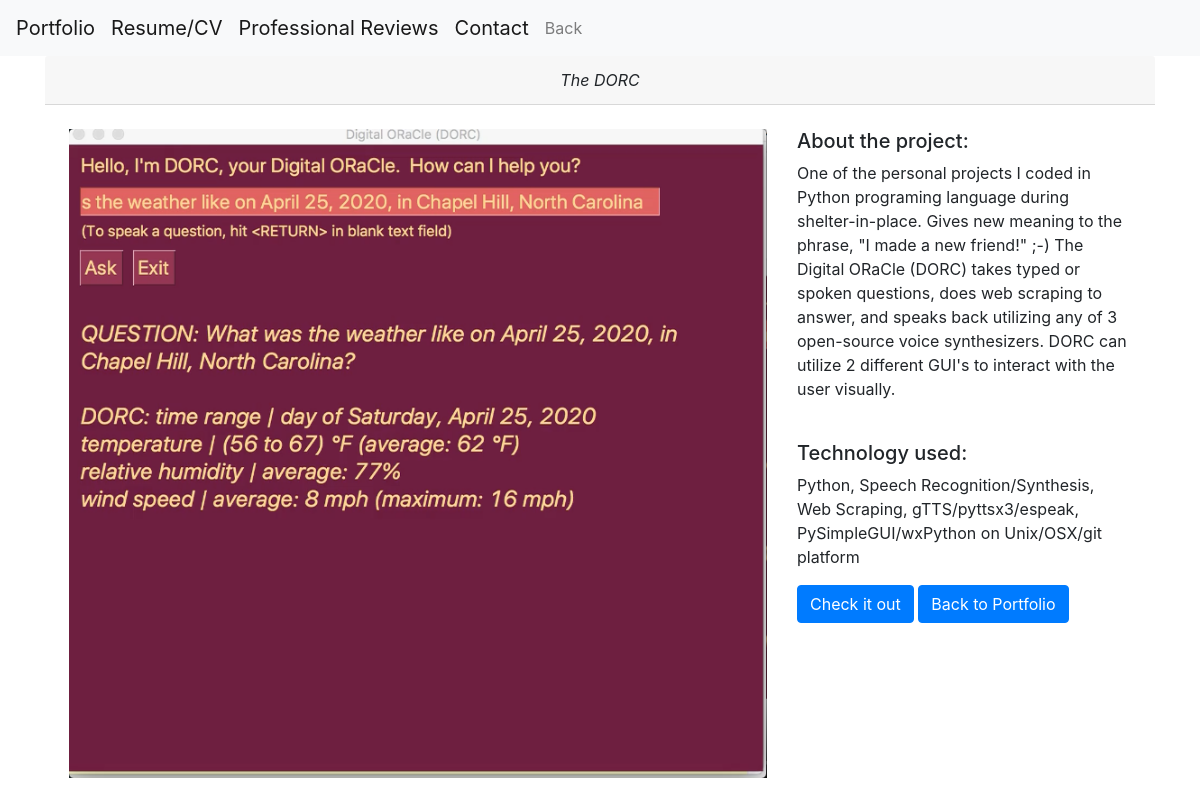
The page /projects/1 on the database as committed earlier.
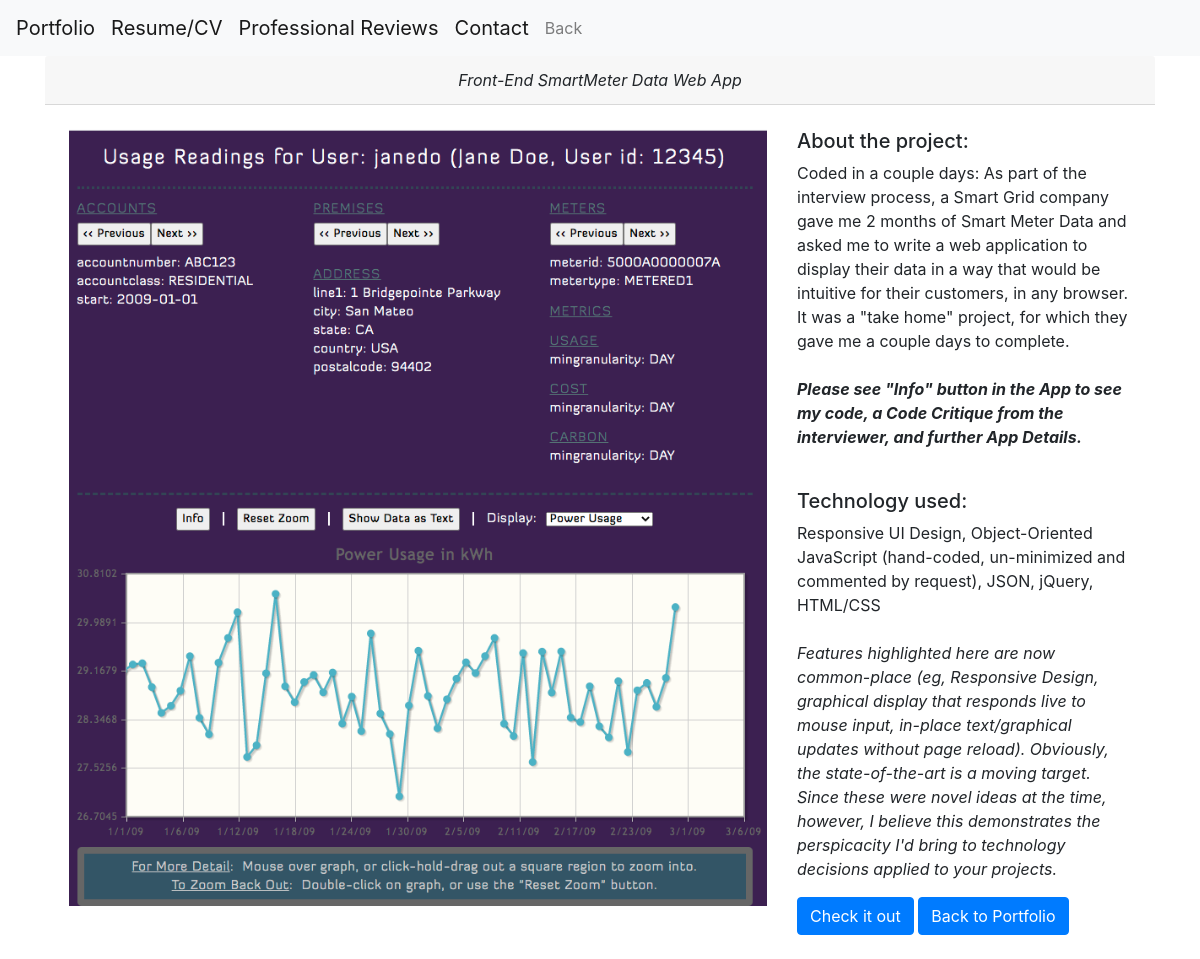
The same page on the database as committed later.
### projects/models.py (models this page shows, shortened)
class Project(models.Model):
    class Meta:
        ordering = ['order']
    order = models.PositiveSmallIntegerField(default=1)
    title = models.CharField(max_length=100, default='')
    description = models.TextField(default='')
    technology = models.TextField(default='')
    image = models.CharField(max_length=100)
    project_link = models.URLField(blank=True)  # Hyperlink to live app hosted elsewhere

### projects/views.py (the view)
# urls.py: path('<int:pk>', views.project_detail, name="project_detail"),
def project_detail(request, pk):
    project = Project.objects.get(pk=pk)
    return render(request, 'projects/project_detail.html', {'project': project})

### projects/templates/projects/project_detail.html
{% extends 'projects/base.html' %}
{% load static %}
{% block page_content %}
<div class="card-header text-center font-italic">{{ project.title }}</div>
<div class="p-4 row">
    <div class="col-md-8">
	  <a href="{{ project.project_link }}" target="_blank">
        <img src="{% static project.image %}"  alt="screenshot for {{project.title}} project" width="100%">
	  </a>
    </div>
    <div class="col-md-4">
        <h5>About the project:</h5>
        <p>{{ project.description|safe }}</p>
        <br>
        <h5>Technology used:</h5>
        <p>{{ project.technology|safe }}</p>
        <a href="{{ project.project_link }}" class="btn btn-primary" target="_blank">Check it out</a>
        <a href="{% url 'projects:all_projects' %}"  class="btn btn-primary">Back to Portfolio</a>
    </div>
</div>
{% endblock %}

### projects/templates/projects/base.html (shortened to what this page needs)
<!doctype html>
<html lang="en">
  <head>
    <link rel="stylesheet" href="https://stackpath.bootstrapcdn.com/bootstrap/4.5.0/css/bootstrap.min.css">
  </head>
  <body>
  <nav class="navbar navbar-expand-lg navbar-light bg-light">
	  <a class="navbar-brand" href="{% url 'projects:all_projects' %}">Portfolio</a>
	  <div class="collapse navbar-collapse" id="navbarSupportedContent">
          <ul class="navbar-nav mr-auto">
            <li class="nav-item active">
			  <a class="navbar-brand" href="http://awakenthemagic.com/resume/RRaffalsWebTechRes.pdf" target="_blank">Resume/CV</a>
            </li>
            <li class="nav-item">
			  <a class="navbar-brand"
          href="http://awakenthemagic.com/resume/RichRaffalsProfReviews.pdf" target="_blank">Professional Reviews</a>
            </li>
            <li class="nav-item">
			  <a class="navbar-brand" href="mailto:raffals@earthlink.net?Subject=Response to your Python portfolio">Contact</a>
            </li>
            <li class="nav-item">
			  <a class="navbar-text" href="javascript:history.go(-1)">Back</a>
            </li>
          </ul>
        </div>
  </nav>
  <div class="container">
    {% block page_content %}{% endblock %}
  </div>
  </body>
</html>

Rows that differ between the two databases and show on the page:
changed Project: title "The DORC" → "Front-End SmartMeter Data Web App"; image: a different picture; description "One of the personal projects I coded in Python programing language during shelter-in-place. Gives new meaning to the phrase, \"I made a new friend!\" ;-) The Digital ORaCle (DORC) takes typed or spoken questions, does web scraping to answer, and speaks back utilizing any of 3 open-source voice synthesizers. DORC can utilize 2 different GUI's to interact with the user visually." → "Coded in a couple days: As part of the interview process, a Smart Grid company gave me 2 months of Smart Meter Data and asked me to write a web application to display their data in a way that would be intuitive for their customers, in any browser. It was a \"take home\" project, for which they gave me a couple days to complete. Please see \"Info\" button in the App to see my code, a Code Critique from the interviewer, and further App Details."; technology "Python, Speech Recognition/Synthesis, Web Scraping, gTTS/pyttsx3/espeak, PySimpleGUI/wxPython on Unix/OSX/git platform" → "Responsive UI Design, Object-Oriented JavaScript (hand-coded, un-minimized and commented by request), JSON, jQuery, HTML/CSS Features highlighted here are now common-place (eg, Responsive Design, graphical display that responds live to mouse input, in-place text/graphical updates without page reload). Obviously, the state-of-the-art is a moving target. Since these were novel ideas at the time, however, I believe this demonstrates the perspicacity I'd bring to technology decisions applied to your projects."
